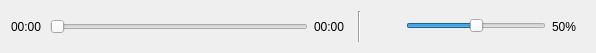
<?xml version="1.0" encoding="UTF-8"?>
<ui version="4.0">
 <class>PlayerSliders</class>
 <widget class="QWidget" name="PlayerSliders">
  <property name="geometry">
   <rect>
    <x>0</x>
    <y>0</y>
    <width>596</width>
    <height>53</height>
   </rect>
  </property>
  <layout class="QHBoxLayout" name="horizontalLayout">
   <item>
    <layout class="QHBoxLayout" name="player_sliders_layout">
     <item>
      <widget class="QLabel" name="player_sliders_current_time_label">
       <property name="minimumSize">
        <size>
         <width>33</width>
         <height>29</height>
        </size>
       </property>
       <property name="maximumSize">
        <size>
         <width>33</width>
         <height>29</height>
        </size>
       </property>
       <property name="toolTip">
        <string>Temps courant</string>
       </property>
       <property name="text">
        <string>00:00</string>
       </property>
       <property name="textFormat">
        <enum>Qt::PlainText</enum>
       </property>
      </widget>
     </item>
     <item>
      <widget class="QSlider" name="player_sliders_time_slider">
       <property name="minimumSize">
        <size>
         <width>250</width>
         <height>19</height>
        </size>
       </property>
       <property name="maximumSize">
        <size>
         <width>16777215</width>
         <height>19</height>
        </size>
       </property>
       <property name="toolTip">
        <string>Déplacement temporel</string>
       </property>
       <property name="pageStep">
        <number>50</number>
       </property>
       <property name="orientation">
        <enum>Qt::Horizontal</enum>
       </property>
      </widget>
     </item>
     <item>
      <widget class="QLabelClickable" name="player_sliders_total_time_label">
       <property name="minimumSize">
        <size>
         <width>38</width>
         <height>29</height>
        </size>
       </property>
       <property name="maximumSize">
        <size>
         <width>38</width>
         <height>29</height>
        </size>
       </property>
       <property name="toolTip">
        <string>Temps total / Temps restant</string>
       </property>
       <property name="text">
        <string>00:00</string>
       </property>
       <property name="textFormat">
        <enum>Qt::PlainText</enum>
       </property>
      </widget>
     </item>
     <item>
      <widget class="Line" name="player_sliders_line">
       <property name="orientation">
        <enum>Qt::Vertical</enum>
       </property>
      </widget>
     </item>
     <item>
      <widget class="QPushButton" name="player_sliders_volume_mute">
       <property name="minimumSize">
        <size>
         <width>33</width>
         <height>29</height>
        </size>
       </property>
       <property name="maximumSize">
        <size>
         <width>33</width>
         <height>29</height>
        </size>
       </property>
       <property name="toolTip">
        <string>Sourdine</string>
       </property>
       <property name="text">
        <string/>
       </property>
       <property name="icon">
        <iconset resource="icons/icons.qrc">
         <normaloff>:/sound/mute.png</normaloff>:/sound/mute.png</iconset>
       </property>
       <property name="flat">
        <bool>true</bool>
       </property>
      </widget>
     </item>
     <item>
      <widget class="QSlider" name="player_sliders_volume_slider">
       <property name="minimumSize">
        <size>
         <width>140</width>
         <height>20</height>
        </size>
       </property>
       <property name="maximumSize">
        <size>
         <width>140</width>
         <height>20</height>
        </size>
       </property>
       <property name="toolTip">
        <string>Volume</string>
       </property>
       <property name="maximum">
        <number>100</number>
       </property>
       <property name="pageStep">
        <number>5</number>
       </property>
       <property name="value">
        <number>50</number>
       </property>
       <property name="tracking">
        <bool>false</bool>
       </property>
       <property name="orientation">
        <enum>Qt::Horizontal</enum>
       </property>
       <property name="tickPosition">
        <enum>QSlider::NoTicks</enum>
       </property>
      </widget>
     </item>
     <item>
      <widget class="QLabel" name="player_sliders_volume_label">
       <property name="minimumSize">
        <size>
         <width>33</width>
         <height>29</height>
        </size>
       </property>
       <property name="maximumSize">
        <size>
         <width>33</width>
         <height>29</height>
        </size>
       </property>
       <property name="toolTip">
        <string>Volume</string>
       </property>
       <property name="text">
        <string>50%</string>
       </property>
       <property name="textFormat">
        <enum>Qt::PlainText</enum>
       </property>
      </widget>
     </item>
    </layout>
   </item>
  </layout>
 </widget>
 <customwidgets>
  <customwidget>
   <class>QLabelClickable</class>
   <extends>QLabel</extends>
   <header>qlabelclickable.h</header>
  </customwidget>
 </customwidgets>
 <resources>
  <include location="icons/icons.qrc"/>
 </resources>
 <connections/>
</ui>
